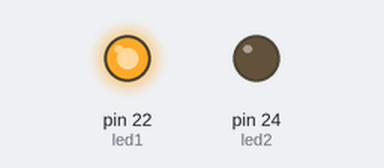
This sketch was run on a simulated Arduino Mega 2560, built with avr-gcc and run on an emulated ATmega2560. On the bench: output pins drawn as LEDs (lit = HIGH).

Above: at 0.1 s.
Timing chart, 0 to 1.6 s (numbered marks = the images above):
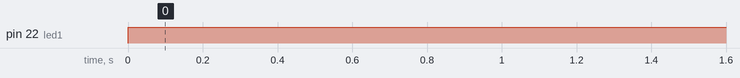

Measured:
- by itself, pin 22 (led1): LOW → HIGH at 0.00 s

The sketch:

PIR_Sensor.ino
```cpp
// Welcome to Aviyan's Thoughts

int led1 = 22;               // Green LED
int led2 = 24;               // Red LED
int PIRSensor = 0;              // the pin that the sensor is atteched to GPIO-0 of Aries Board

void setup() {
  pinMode(led1, OUTPUT);      // initalize LED as an output
  pinMode(led2, OUTPUT);
  pinMode(PIRSensor, INPUT);     // initialize sensor as an input
  Serial.begin(115200);       // initialize serial
}

void loop(){
  int val = digitalRead(PIRSensor);   // read sensor value
  if (val == HIGH) {           // check if the sensor is HIGH
    digitalWrite(led1, LOW);   // if motion detected turn (Green LED -> ON) and (Red LED -> OFF)
    digitalWrite(led2, HIGH);
  }
  else {
      digitalWrite(led1, HIGH); // for no motion turn (Red LED -> ON) and (Green LED -> OFF)
      digitalWrite(led2, LOW);
    }
}
```
